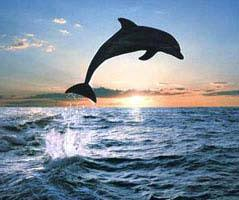
#> input picture sampleImages/s2.jpg, 239 x 200 px
$ python -i objectRemoval.py   (imports and definitions only)   (older library calls are emulated)
#> lines starting #> are read from the running program, lines starting #| are printed output that depends on the picture
import cv2
import numpy as np
import sys
import matplotlib.pyplot as plt

# [4 lines left out: function saliency, not called in this run]

def energyL1(gray):
	grad_x = cv2.Sobel(gray, cv2.CV_16S, 1, 0, ksize=3, scale=1, delta=0, borderType=cv2.BORDER_DEFAULT)
	grad_y = cv2.Sobel(gray, cv2.CV_16S, 0, 1, ksize=3, scale=1, delta=0, borderType=cv2.BORDER_DEFAULT)
	abs_grad_x = cv2.convertScaleAbs(grad_x)
	abs_grad_y = cv2.convertScaleAbs(grad_y)
	grad = cv2.addWeighted(abs_grad_x, 0.5, abs_grad_y, 0.5, 0)
	return grad

# [257 lines left out: functions energyFunction, cumulativeMinEnergy, findMinSeam, updateSeamMap, deletePoints, addSrcImgPoints and 6 more, not called in this run]

drawing=False
# [33 lines left out: function readMask, not called in this run]

# [30 lines not run here, left out]

>>> import cv2
>>> picture = cv2.imread('sampleImages/s2.jpg', cv2.IMREAD_GRAYSCALE)
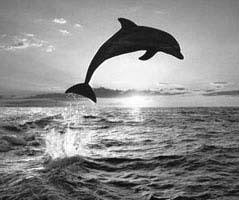
#> picture: shape (200, 239); min 0, max 255, mean 139.5
>>> result = energyL1(picture)
#> in energyL1, `grad_x = cv2.Sobel(gray, cv2.CV_16S, 1, 0, ksize=3, scale=1, delta=0, ..`:
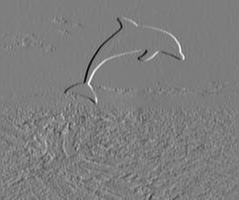
#> grad_x: shape (200, 239) int16; min -875, max 897, mean -0.1; drawn with min black and max white
#> in energyL1, `grad_y = cv2.Sobel(gray, cv2.CV_16S, 0, 1, ksize=3, scale=1, delta=0, ..`:
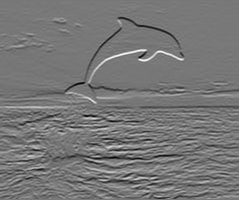
#> grad_y: shape (200, 239) int16; min -834, max 943, mean -2.9; drawn with min black and max white
#> in energyL1, `abs_grad_x = cv2.convertScaleAbs(grad_x)`:
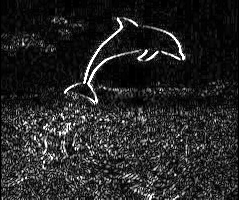
#> abs_grad_x: shape (200, 239); min 0, max 255, mean 37.4
#> in energyL1, `abs_grad_y = cv2.convertScaleAbs(grad_y)`:
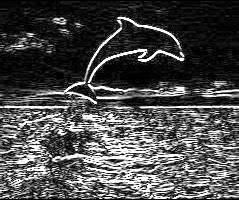
#> abs_grad_y: shape (200, 239); min 0, max 255, mean 75.5
#> in energyL1, `grad = cv2.addWeighted(abs_grad_x, 0.5, abs_grad_y, 0.5, 0)`:
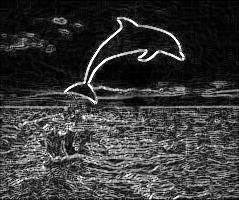
#> grad: shape (200, 239); min 0, max 255, mean 56.4

$ run again, on sampleImages/s1.jpg
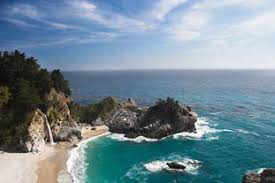
#> input picture sampleImages/s1.jpg, 275 x 183 px
#> in energyL1, `grad_y = cv2.Sobel(gray, cv2.CV_16S, 0, 1, ksize=3, scale=1, delta=0, ..`:
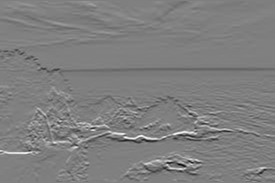
#> grad_y: shape (183, 275) int16; min -859, max 857, mean -2.2; drawn with min black and max white
#> in energyL1, `grad = cv2.addWeighted(abs_grad_x, 0.5, abs_grad_y, 0.5, 0)`:
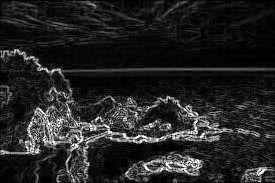
#> grad: shape (183, 275); min 0, max 255, mean 36
